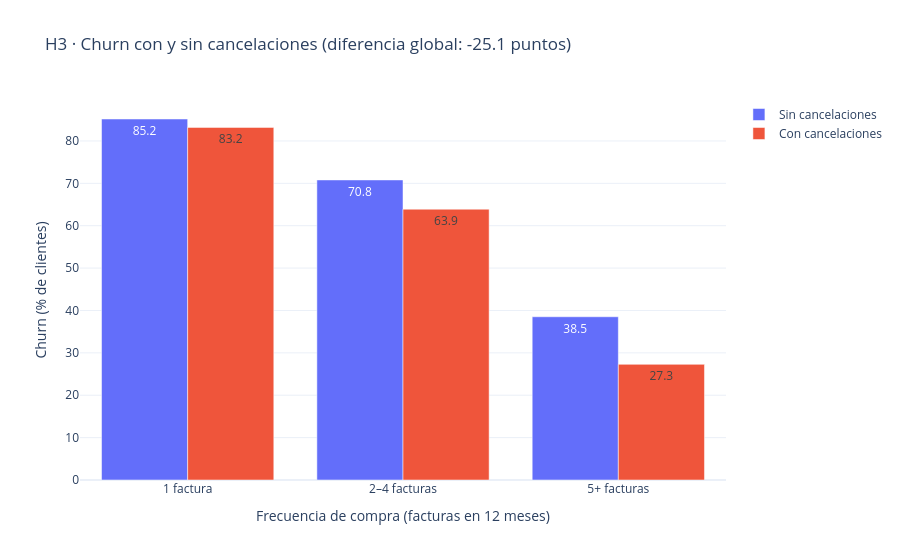

Write notebook code for a chart like this one.
### Code cell
# H3 — churn con y sin cancelaciones, controlando por frecuencia de compra (posible confusor, L04)
dev["freq_band"] = pd.cut(dev["n_invoices_12m"], bins=[0, 1, 4, np.inf], labels=["1 factura", "2–4 facturas", "5+ facturas"])
h3 = (dev.groupby(["freq_band", "has_cancel"], observed=True)["churn"]
         .agg(clientes="size", churn="mean").reset_index())
h3["churn_pct"] = 100 * h3["churn"]
h3["grupo"] = np.where(h3["has_cancel"] == 1, "Con cancelaciones", "Sin cancelaciones")
overall = dev.groupby("has_cancel")["churn"].mean()
h3_diff = 100 * (overall.get(1, np.nan) - overall.get(0, np.nan))
band_diff = (h3.pivot(index="freq_band", columns="has_cancel", values="churn_pct")
               .pipe(lambda t: t.get(1) - t.get(0)))
RESULTS["H3_diferencia_puntos"] = round(float(h3_diff), 1)
RESULTS["H3_diferencia_por_banda"] = band_diff.round(1).to_dict()

fig = px.bar(h3, x="freq_band", y="churn_pct", color="grupo", barmode="group", text=h3["churn_pct"].round(1),
             title=f"H3 · Churn con y sin cancelaciones (diferencia global: {h3_diff:+.1f} puntos)",
             labels={"freq_band": "Frecuencia de compra (facturas en 12 meses)", "churn_pct": "Churn (% de clientes)", "grupo": ""})
fig.show()
h3[["freq_band", "grupo", "clientes", "churn_pct"]]

### Figure 1 — Plotly figure (JSON) as saved in the notebook; plotly's stock layout.template omitted (floating-point values rounded to 4 significant figures)
{"data": [{"alignmentgroup": "True", "hovertemplate": "=Sin cancelaciones<br>Frecuencia de compra (facturas en 12 meses)=%{x}<br>Churn (% de clientes)=%{y}<br>text=%{text}<extra></extra>", "legendgroup": "Sin cancelaciones", "marker": {"color": "#636efa", "pattern": {"shape": ""}}, "name": "Sin cancelaciones", "offsetgroup": "Sin cancelaciones", "orientation": "v", "showlegend": true, "text": [85.2, 70.8, 38.5], "textposition": "auto", "type": "bar", "x": ["1 factura", "2–4 facturas", "5+ facturas"], "xaxis": "x", "y": [85.18, 70.8, 38.52], "yaxis": "y"}, {"alignmentgroup": "True", "hovertemplate": "=Con cancelaciones<br>Frecuencia de compra (facturas en 12 meses)=%{x}<br>Churn (% de clientes)=%{y}<br>text=%{text}<extra></extra>", "legendgroup": "Con cancelaciones", "marker": {"color": "#EF553B", "pattern": {"shape": ""}}, "name": "Con cancelaciones", "offsetgroup": "Con cancelaciones", "orientation": "v", "showlegend": true, "text": [83.2, 63.9, 27.3], "textposition": "auto", "type": "bar", "x": ["1 factura", "2–4 facturas", "5+ facturas"], "xaxis": "x", "y": [83.19, 63.9, 27.29], "yaxis": "y"}], "layout": {"barmode": "group", "legend": {"title": {"text": ""}, "tracegroupgap": 0}, "title": {"text": "H3 · Churn con y sin cancelaciones (diferencia global: -25.1 puntos)"}, "xaxis": {"anchor": "y", "domain": [0, 1], "title": {"text": "Frecuencia de compra (facturas en 12 meses)"}}, "yaxis": {"anchor": "x", "domain": [0, 1], "title": {"text": "Churn (% de clientes)"}}}}
